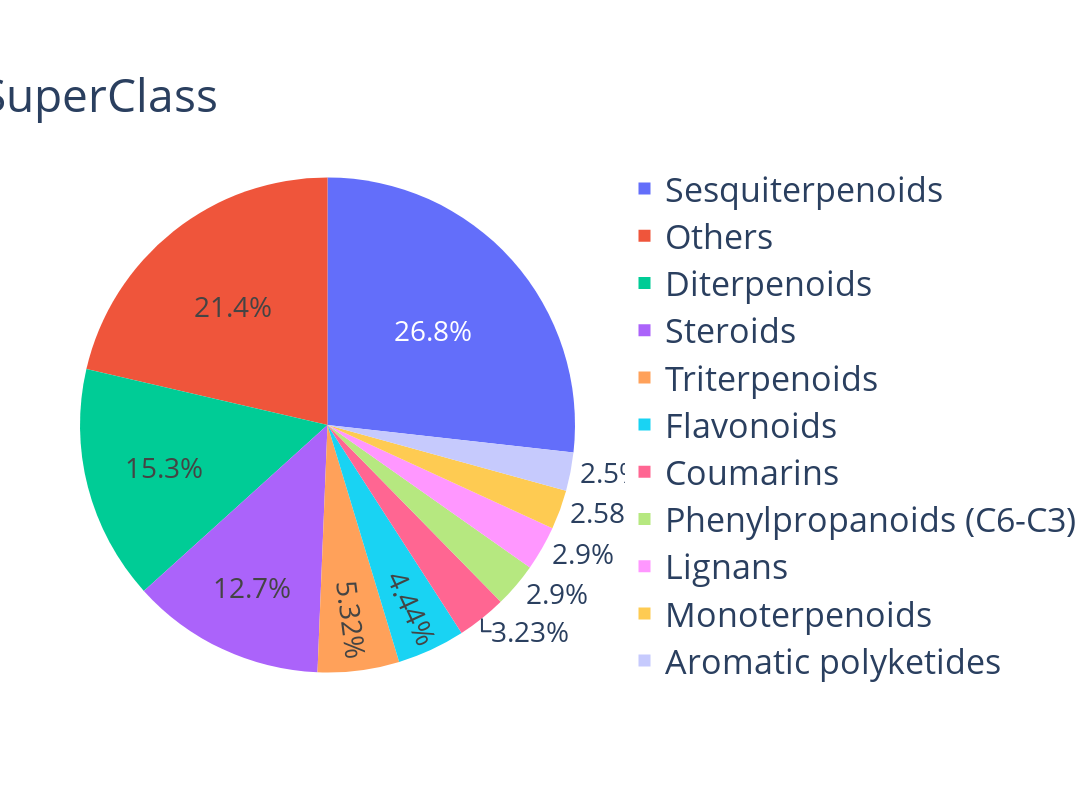

Notebook code for this chart:
### Code cell
import plotly.express as px
import plotly
import kaleido
import os
import pandas as pd

# Create folder for images if it doesn't exist
if not os.path.exists("images"):
    os.mkdir("images")

# Read data from Excel
dfi = pd.read_excel("SuperClass_counts_complete.xlsx")  # <<< Change file name if needed

# ============================
# Remove unwanted error labels
# ============================
exclude_labels = ["try_again_error", "time_error", "TimeoutError", "OtherError", "not_classified"]
dfi = dfi[~dfi["SuperClass"].isin(exclude_labels)]

# ============================
# Parameter: number of top elements to keep
# ============================
top_n = 10   # <<< Change this number to keep more/fewer elements

# Sort values by counts (descending)
dfi_sorted = dfi.sort_values(by="counts", ascending=False).reset_index(drop=True)

# Keep top_n and group the rest as "Others"
top_data = dfi_sorted.iloc[:top_n].copy()
others_sum = dfi_sorted.iloc[top_n:]["counts"].sum()

if others_sum > 0:
    top_data = pd.concat([
        top_data,
        pd.DataFrame({"SuperClass": ["Others"], "counts": [others_sum]})
    ])

# ============================
# Create pie chart
# ============================
fig = px.pie(
    top_data,
    names="SuperClass",   # <<< Use "SuperClass" column
    values="counts",
    title="SuperClass"
)

# --- Percentages inside the chart ---
fig.update_traces(
    textinfo="percent",
    textfont_size=28   # <<< Change percentage font size here
)

# --- Title, legend, margins ---
fig.update_layout(
    title=dict(
        text="SuperClass",
        x=0.2,     # <<< Move title along X-axis (0 = left, 1 = right)
        y=0.9,     # <<< Move title along Y-axis (0 = bottom, 1 = top)
        xanchor="right",  # Horizontal anchor of the title
        yanchor="top",    # Vertical anchor of the title
        font=dict(size=46)  # <<< Change title font size here
    ),
    font_size=20,  # <<< Change default text size (applies to labels, ticks, etc.)
    legend_title_text="", 
    legend=dict(
        orientation="v",
        yanchor="middle",  
        y=0.5,              # <<< Move legend along Y-axis
        xanchor="left",     
        x=1.1,                # <<< Move legend along X-axis (controls legend box position)
        font=dict(size=34)  # <<< Change legend labels font size here
    ),
    width=1400,
    height=800,
    margin=dict(t=150, b=100, l=80, r=300)  
)

# Show interactive chart
fig.show()

# ============================
# Export for publication
# ============================
fig.write_image(
    "images/2_superclass.png",   # <<< Output filename
    format="png",
    width=1250,
    height=800,
    scale=1   
)

### Figure 1 — Plotly figure (JSON) as saved in the notebook; plotly's stock layout.template omitted (floating-point values rounded to 4 significant figures)
{"data": [{"domain": {"x": [0, 1], "y": [0, 1]}, "hovertemplate": "SuperClass=%{label}<br>counts=%{value}<extra></extra>", "labels": ["Sesquiterpenoids", "Diterpenoids", "Steroids", "Triterpenoids", "Flavonoids", "Coumarins", "Phenylpropanoids (C6-C3)", "Lignans", "Monoterpenoids", "Aromatic polyketides", "Others"], "legendgroup": "", "name": "", "showlegend": true, "textfont": {"size": 28}, "textinfo": "percent", "type": "pie", "values": [332, 190, 157, 66, 55, 40, 36, 36, 32, 31, 265]}], "layout": {"font": {"size": 20}, "height": 800, "legend": {"font": {"size": 34}, "orientation": "v", "title": {"text": ""}, "tracegroupgap": 0, "x": 1.1, "xanchor": "left", "y": 0.5, "yanchor": "middle"}, "margin": {"b": 100, "l": 80, "r": 300, "t": 150}, "title": {"font": {"size": 46}, "text": "SuperClass", "x": 0.2, "xanchor": "right", "y": 0.9, "yanchor": "top"}, "width": 1400}}
